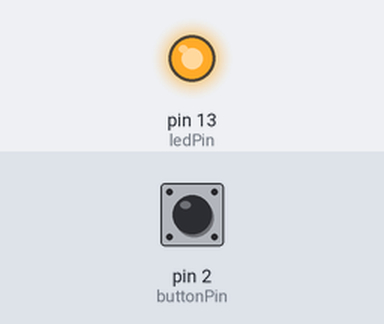
This sketch was run on a simulated Arduino Uno, built with avr-gcc and run on an emulated ATmega328P. On the bench: output pins drawn as LEDs (lit = HIGH). The inputs (shaded band) are chosen by the test bench; at power-on: pin 2 (buttonPin) HIGH. What the sketch prints to the serial monitor is not drawn.

Above: at 1.2 s.
1.3 s: pin 2 (buttonPin) pulled LOW for 0.15 s
At 1.37 s:
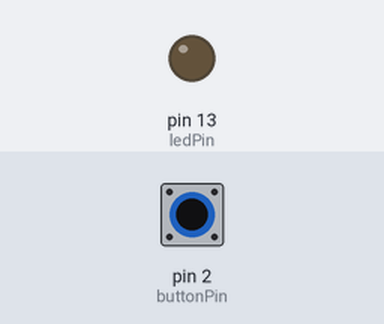
2.9 s: pin 2 (buttonPin) pulled LOW for 3.2 s
At 6.6 s:
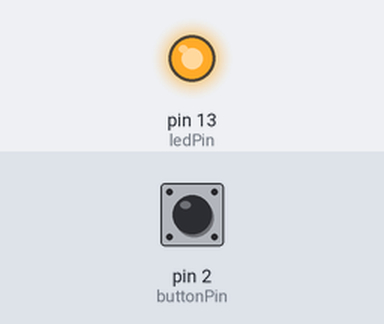
Timing chart, 0 to 8.1 s (numbered marks = the images above; inputs shaded):
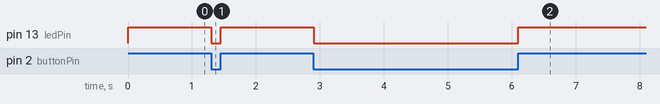

The sketch:

button_led_of_arduino.ino
```cpp
const int buttonPin = 2;  // 按钮引脚
const int ledPin = 13;    // LED 引脚

int buttonState = 0;      // 按钮状态

void setup() {
  pinMode(buttonPin, INPUT_PULLUP);
  pinMode(ledPin, OUTPUT);
  Serial.begin(9600);
}

void loop() {
  // 读取按钮状态
  buttonState = digitalRead(buttonPin);

  // 如果按钮按下
  if (buttonState == LOW) {
    digitalWrite(ledPin, LOW);  // 熄灭 LED
    Serial.write('0');          // 向电脑发送 0
  } else {
    digitalWrite(ledPin, HIGH); // 点亮 LED
    Serial.write('1');          // 向电脑发送 1
  }

  delay(50);  // 延迟 50 毫秒
}
```

Measured:
- after the input at 1.3 s, pin 13 (ledPin): HIGH → LOW at once, → HIGH 0.15 s later
- after the input at 2.9 s, pin 13 (ledPin): HIGH → LOW at once, → HIGH 3.2 s later
